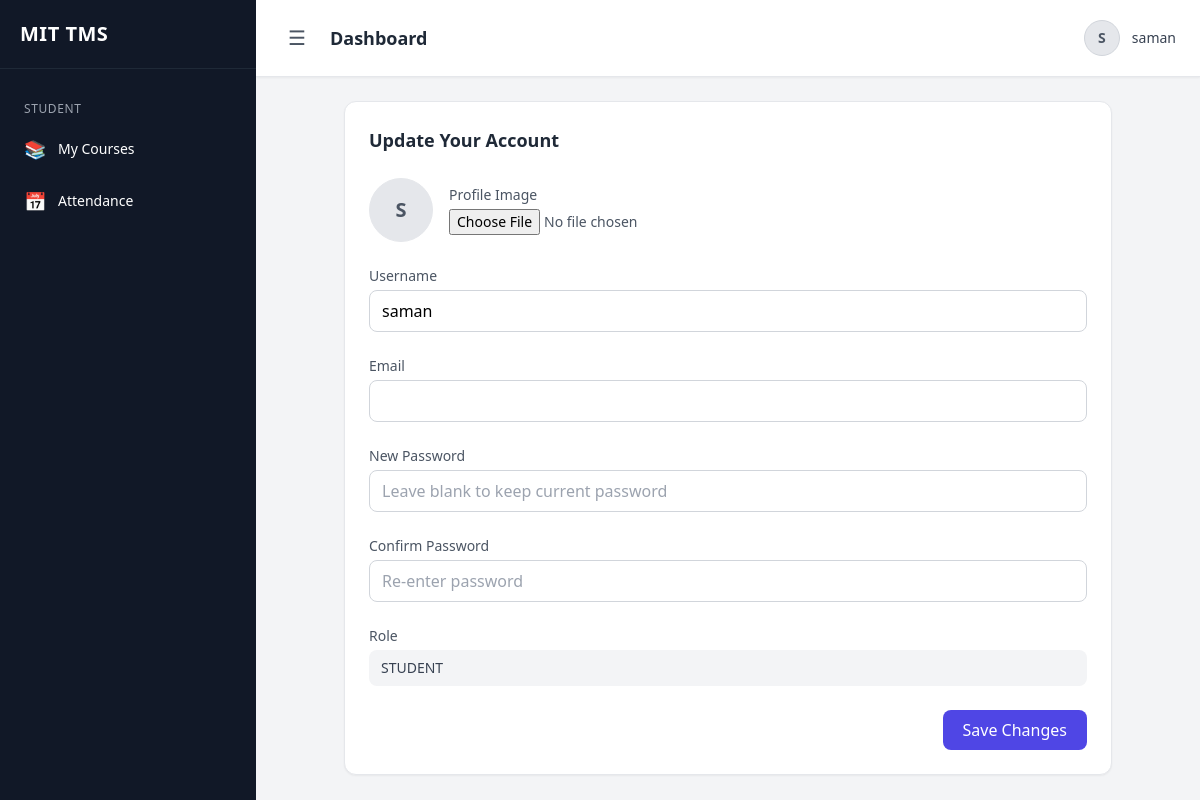
/accounts/settings/ (signed in), run on an earlier commit of the app's database.
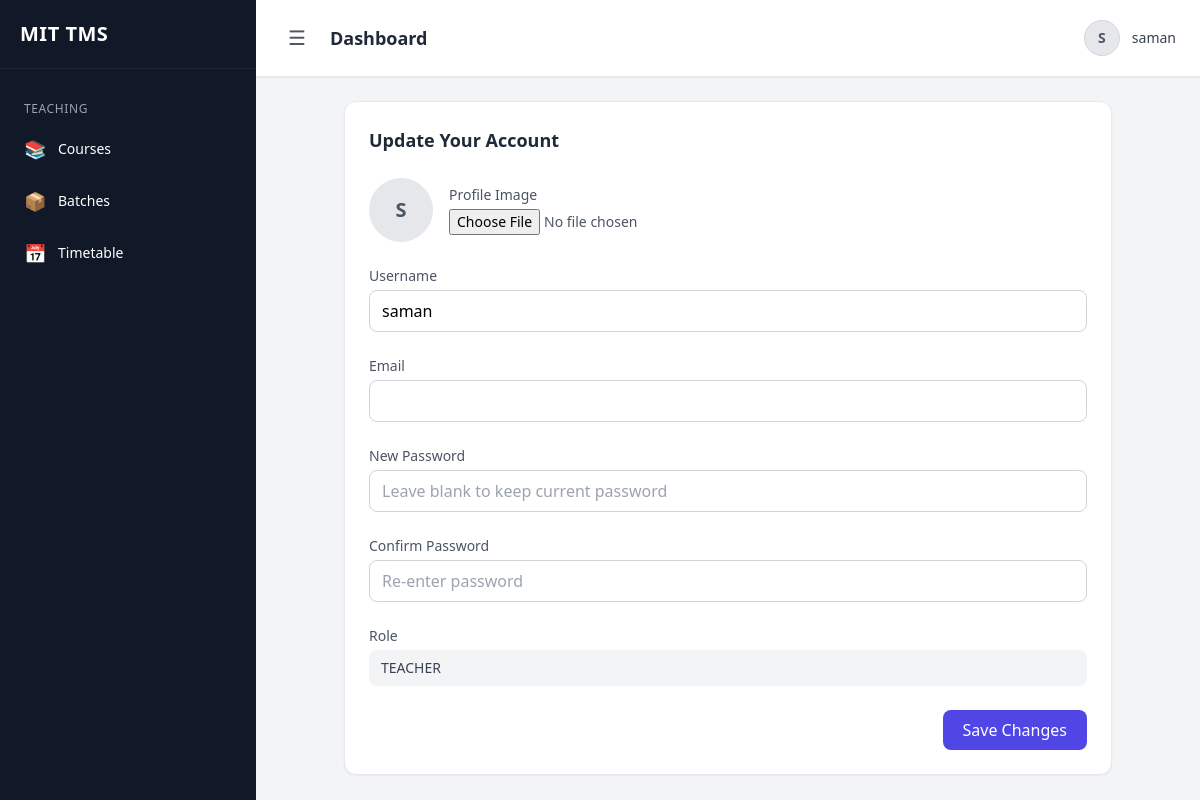
And on a later commit of the database.
### apps/accounts/models.py (models this page shows, shortened)
class Profile(models.Model):
    ROLE_CHOICES = (
        ('ADMIN', 'Admin'),
        ('STAFF', 'Staff'),
        ('TEACHER', 'Teacher'),
        ('STUDENT', 'Student'),
        ('ALUMNI', 'Alumni'),
        ('PARENT', 'Parent'),
        ('GUEST', 'Guest'),
    )
    user = models.OneToOneField(
        User,
        on_delete=models.CASCADE,
        related_name="profile"
    )
    role = models.CharField(
        max_length=10,
        choices=ROLE_CHOICES,
        default='GUEST'   # 🔥 DEFAULT ROLE
    )
    image = models.ImageField(
        upload_to='profiles/',
        blank=True,
        null=True
    )

### apps/accounts/views.py (the view, shortened to what this page needs)
# urls.py: path("settings/", AccountSettingsView.as_view(), name="account_settings"),
class AccountSettingsView(LoginRequiredMixin, UpdateView):
    model = Profile
    fields = ['image']
    template_name = "accounts/settings.html"
    success_url = reverse_lazy('accounts:profile')
    def get_object(self):
        return self.request.user.profile

### apps/core/context_processors.py (called while the page is built)
def user_roles(request):
    user = request.user
    return {
        'is_admin': user.is_authenticated and user.is_superuser,
        'is_teacher': user.is_authenticated and hasattr(user, 'teacher'),
        'is_student': user.is_authenticated and hasattr(user, 'student'),
    }

### templates/accounts/settings.html (shortened to what this page needs)
{% extends "base.html" %}
{% block content %}
<div class="max-w-3xl mx-auto">
    <div class="bg-white rounded-xl shadow-sm border p-6">
        <h2 class="text-lg font-semibold text-gray-800 mb-6">
            Update Your Account
        </h2>
        <form method="post" enctype="multipart/form-data" class="space-y-6">
            <div class="flex items-center gap-4">
                <div class="w-16 h-16 rounded-full overflow-hidden bg-gray-200 border">
                    {% if request.user.profile and request.user.profile.image %}
                        <img src="{{ request.user.profile.image.url }}"
                             class="w-full h-full object-cover">
                    {% else %}
                        <div class="w-full h-full flex items-center justify-center text-xl font-bold text-gray-600">
                            {{ request.user.username|slice:":1"|upper }}
                        </div>
                    {% endif %}
                </div>
                <div>
                    <label class="block text-sm text-gray-600 mb-1">
                        Profile Image
                    </label>
                    <input type="file" name="image"
                           class="text-sm text-gray-600">
                </div>
            </div>
            <div>
                <label class="block text-sm text-gray-600 mb-1">
                    Username
                </label>
                <input type="text" name="username"
                       value="{{ request.user.username }}"
                       class="w-full border border-gray-300 rounded-lg px-3 py-2 focus:ring-2 focus:ring-indigo-500 focus:outline-none">
            </div>
            <div>
                <label class="block text-sm text-gray-600 mb-1">
                    Email
                </label>
                <input type="email" name="email"
                       value="{{ request.user.email }}"
                       class="w-full border border-gray-300 rounded-lg px-3 py-2 focus:ring-2 focus:ring-indigo-500 focus:outline-none">
            </div>
            <div>
                <label class="block text-sm text-gray-600 mb-1">
                    New Password
                </label>
                <input type="password" name="password"
                       placeholder="Leave blank to keep current password"
                       class="w-full border border-gray-300 rounded-lg px-3 py-2 focus:ring-2 focus:ring-indigo-500 focus:outline-none">
            </div>
            <div>
                <label class="block text-sm text-gray-600 mb-1">
                    Confirm Password
                </label>
                <input type="password" name="confirm_password"
                       placeholder="Re-enter password"
                       class="w-full border border-gray-300 rounded-lg px-3 py-2 focus:ring-2 focus:ring-indigo-500 focus:outline-none">
            </div>
            <div>
                <label class="block text-sm text-gray-600 mb-1">
                    Role
                </label>
                <div class="px-3 py-2 bg-gray-100 rounded-lg text-sm text-gray-700">
                    {{ profile.role }}
                </div>
            </div>
            <div class="flex justify-end">
                <button type="submit"
                        class="bg-indigo-600 text-white px-5 py-2 rounded-lg hover:bg-indigo-700 transition">
                    Save Changes
                </button>
            </div>
        </form>
    </div>
</div>
{% endblock %}

What changed in the data, as far as the page shows it:
changed Profile: role "STUDENT" → "TEACHER"
Also different on the page:
text no longer shown: "STUDENT My Courses Attendance"
text now shown: "TEACHING Courses 📦 Batches Timetable"
